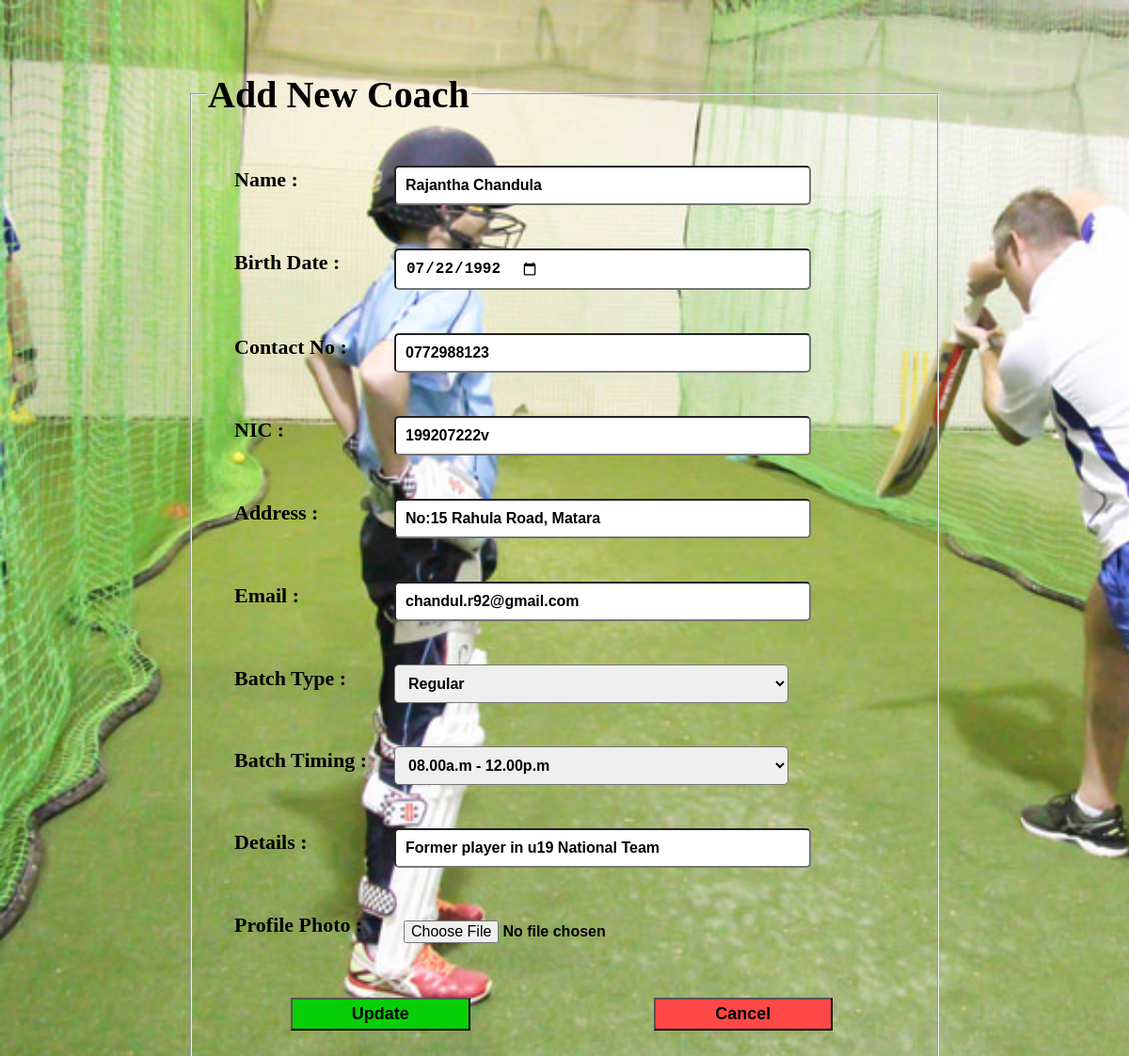
/addcoach.php?id=1, run on the app's committed database.
### tables this page shows
CREATE TABLE `coaches` (
  `coachid` int(5) NOT NULL,
  `name` varchar(50) DEFAULT NULL,
  `bday` date DEFAULT NULL,
  `contact` varchar(10) DEFAULT NULL,
  `nic` varchar(10) DEFAULT NULL,
  `address` varchar(100) DEFAULT NULL,
  `email` varchar(50) DEFAULT NULL,
  `btype` varchar(50) DEFAULT NULL,
  `btime` varchar(50) DEFAULT NULL,
  `details` varchar(100) DEFAULT NULL,
  `image` varchar(100) DEFAULT NULL
);

### addcoach.php (the view, shortened to what this page needs)
<?php
    $connection = mysqli_connect("localhost","root","","myproject");
    $no = $_GET['id'];
    $sql = "SELECT * FROM coaches WHERE coachid = '$no'";
    $query = mysqli_query($connection,$sql);
    while($result=mysqli_fetch_array($query)){
?>
<!DOCTYPE html>
<html>
    <head>
        <link rel="stylesheet" href="css/addcoach.css">
    </head>
    <body>
        <div class="addnew">
            <form action="coachupdate.php?coachid=<?php echo $no?>" method="post" enctype="multipart/form-data">
                <fieldset>
                    <legend><h1>Add New Coach</h1></legend>
                    <p>
                        <lable class="lbl">Name :</lable>
                        <input type="text" class="textfield" name="name" placeholder="Enter Name..." value="<?php echo $result['name'];?>">
                    </p>
                    <p>
                        <lable class="lbl">Birth Date :</lable>
                        <input type="date" class="textfield" name="bday" placeholder="Enter Birth Date..." value="<?php echo $result['bday'];?>">
                    </p>
                    <p>
                        <lable class="lbl">Contact No :</lable>
                        <input type="text" class="textfield" name="contact"  placeholder="Enter Phone No..." value="<?php echo $result['contact'];?>">
                    </p>
                    <p>
                        <lable class="lbl">NIC :</lable>
                        <input type="text" class="textfield" name="nic" placeholder="Enter NIC..." value="<?php echo $result['nic'];?>">
                    </p>
                    <p>
                        <lable class="lbl">Address :</lable>
                        <input type="text" class="textfield" name="address" placeholder="Enter Address..." value="<?php echo $result['address'];?>">
                    </p>
                    <p>
                        <lable class="lbl">Email :</lable>
                        <input type="email" class="textfield" name="email" placeholder="Enter Email..." value="<?php echo $result['email'];?>">
                    </p>
                    <p> <lable class="lbl">Batch Type   :</lable>
                            <select class="textfield"   name="btype" value="<?php echo $result['btype'];?>">
                                <option value="regular" selected>Regular</option>
                            </select>
                    </p>
                    <p><lable class="lbl">Batch Timing  : </lable>
                            <select class="textfield"  name="btime" value="<?php echo $result['btime'];?>">
                                <option value="8:00-12:00">08.00a.m - 12.00p.m</option>
                            </select>
                    </p>
                    <p>
                        <lable class="lbl">Details :</lable>
                        <input type="text" class="textfield" name="details" placeholder="Enter Details..." value="<?php echo $result['details'];?>">
                    </p>
                    <p>
                        <lable class="lbl">Profile Photo :</lable>
                        <input type="file" class="textfield" name="image" value="<?php echo $result['image'];?>">
                    </p>
                    <p>
                        <button type="submit" name="submit" class="btn1">Update</button>
                        <button type="submit" name="cancel" class="btn2">Cancel</button>
                    </p>
                </fieldset>
            </form>
        </div>
    </body>
</html>
<?php
        }
    ?>

### css/addcoach.css (style rules this page uses)
body { font-size: 20px; font-weight: bold; background-image: url(../img/pic21.jpg); background-repeat: no-repeat; background-size: cover; }
.addnew { width: 800px; margin: 50px auto; }
.lbl { display: flex; margin-left: 30px; font-size: 22px; }
.textfield { display: flex; margin-left: 200px; position: relative; top: -28px; padding: 10px; width: 55%; font-weight: bold; font-size: 16px; border-radius: 5px; }
.btn1 { width: 25%; padding: 5px; font-size: 18px; font-weight: bold; margin-left: 90px; background-color: rgb(8, 206, 8); }
.btn2 { width: 25%; padding: 5px; font-size: 18px; font-weight: bold; margin-left: 190px; background-color: rgb(255, 72, 72); }

### data on the page
coaches: name "Rajantha Chandula", bday "07/22/1992", contact "0772988123", nic "199207222v", address "No:15 Rahula Road, Matara", email "chandul.r92@gmail.com", btype "Regular", btime "08.00a.m - 12.00p.m", details "Former player in u19 National Team"
